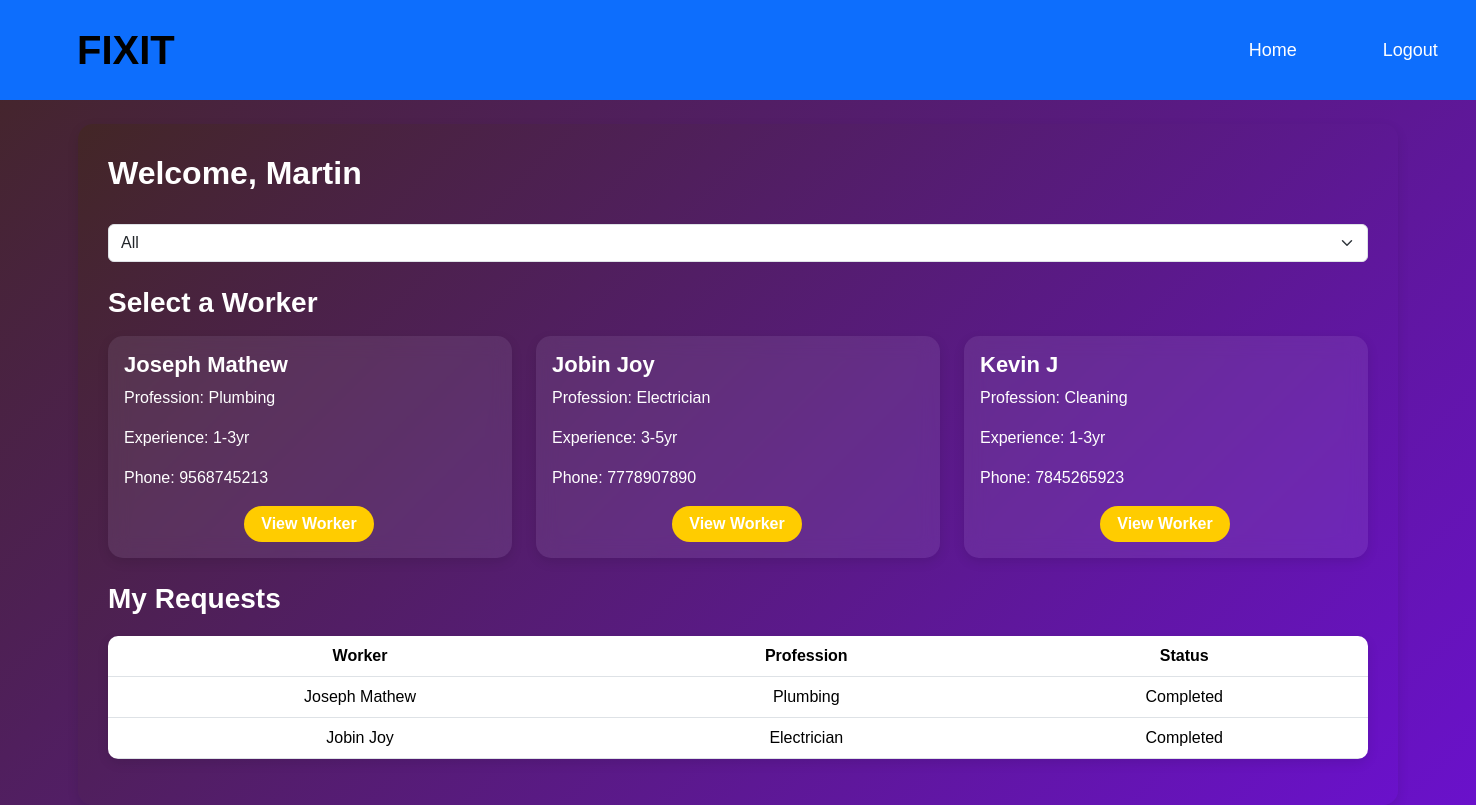
Before: /user_dashboard/ (signed in) with the older database file.
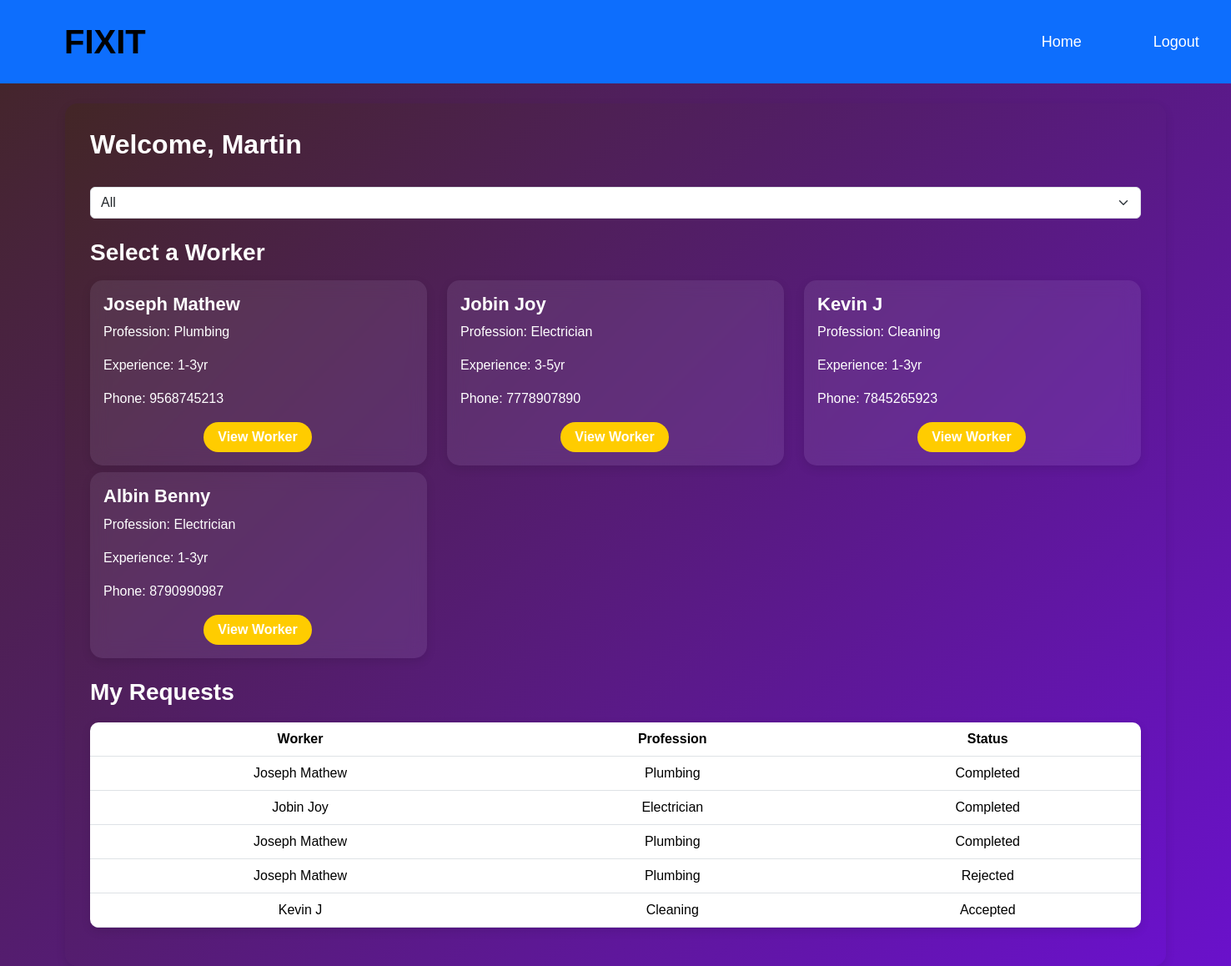
After: the same page with the newer database file.
### mainapp/models.py (models this page shows, shortened)
class User(models.Model):
    name = models.CharField(max_length=100)
    email = models.EmailField(max_length=100,  unique=True)
    password = models.CharField(max_length=100)
    phone = models.BigIntegerField(unique=True)  # ✅ Change to BigIntegerField
    address = models.TextField(default="Not provided")
    city = models.CharField(max_length=100 ,default="Unknown")
    confirm_password = models.CharField(max_length=100)

class Worker(models.Model):
    TITLE_CHOICES = [
        ('Mr', 'Mr.'),
        ('Ms', 'Ms.'),
    ]
    title = models.CharField(max_length=10, choices=TITLE_CHOICES, default='Mr')
    first_name = models.CharField(max_length=100)
    last_name = models.CharField(max_length=100)
    email = models.EmailField(max_length=100, unique=True)
    password = models.CharField(max_length=100)
    confirm_password = models.CharField(max_length=100)
    gender = models.CharField(max_length=10, choices=[('Male', 'Male'), ('Female', 'Female')] )
    phone = models.IntegerField()
    profession = models.TextField()
    experience = models.TextField()
    status = models.BooleanField(default=True, )  # Worker availability

class Request(models.Model):
    user = models.ForeignKey(User, on_delete=models.CASCADE)
    worker = models.ForeignKey(Worker, on_delete=models.CASCADE)
    status = models.CharField(max_length=20, choices=[('Pending', 'Pending'), ('Accepted', 'Accepted'), ('Rejected', 'Rejected'),('Completed', 'Completed') ], default='Pending')
    created_at = models.DateTimeField(auto_now_add=True)

### mainapp/views.py (the view)
# urls.py: path("user_dashboard/", user_dashboard, name="user_dashboard"),
def user_dashboard(request):
    if "user_id" not in request.session:
        return redirect("user_login")
    user = User.objects.get(id=request.session["user_id"])
    professions = Worker.objects.values_list('profession', flat=True).distinct()
    selected_profession = request.GET.get("profession", "")
    if selected_profession:
        workers = Worker.objects.filter(profession=selected_profession)
    else:
        workers = Worker.objects.all()
    requests = Request.objects.filter(user=user)
    return render(request, "user_dashboard.html", {
        "user": user,
        "workers": workers,
        "requests": requests,
        "professions": professions,
        "selected_profession": selected_profession
    })

### mainapp/templates/user_dashboard.html (shortened to what this page needs)
{% load static %}
<!DOCTYPE html>
<html lang="en">
<head>
    <link href="https://cdn.jsdelivr.net/npm/bootstrap@5.3.3/dist/css/bootstrap.min.css" rel="stylesheet">
    <link rel="stylesheet" href="{% static 'css/style.css' %}">
</head>
<body>
    <nav class="navbar navbar-expand-lg navbar-light bg-primary" style=" width: 100%;">
        <div class="container-fluid">
          <a class="navbar-brand" href="#" style="font-size:40px; font-family: 'Franklin Gothic Medium', 'Arial Narrow', Arial, sans-serif; margin-left: 50px;" data-bs-toggle="offcanvas" data-bs-target="#staticBackdrop" aria-controls="staticBackdrop">FIXIT</a>
          <div class="collapse navbar-collapse" id="navbarNav">
            <div class="container1" style="margin-left: 850px; font-size: 20px;">
                <ul class="navbar-nav" >
                      <li class="nav-item">
                        <a class="nav-link active" style="margin-left: 200px;" aria-current="page" href="{% url 'home' %}">Home</a>
                      </li>
                      <li class="nav-item"><a style="margin-left: 50px;" class="nav-link" href="{% url 'user_logout' %}">Logout</a></li>
                    </ul>
            </div>
        </div>
    </div>
  </nav>
<div class="container mt-4">
        <h2>Welcome, {{ user.name }}</h2>
        <form method="GET" action="{% url 'user_dashboard' %}" class="mb-3">
            <select name="profession" id="profession" class="form-select" onchange="this.form.submit()">
                <option value="">All</option>
            </select>
        </form>
        <h3 class="mt-4">Select a Worker</h3>
        <div class="row">
            {% for worker in workers %}
            <div class="col-md-4 mt-2">
                <div class="card p-3">
                    <h5>{{ worker.first_name }} {{ worker.last_name }}</h5>
                    <p>Profession: {{ worker.profession }}</p>
                    <p>Experience: {{ worker.experience }} </p>
                    <p>Phone: {{ worker.phone }}</p>
                    <a href="{% url 'view_worker' worker.id %}" style="width: 130px;position: relative; left: 120px; " class="btn btn-primary">View Worker</a>
                </div>
            </div>
            {% endfor %}
        </div>
        <h3 class="mt-4">My Requests</h3>
        <table class="table">
            <thead>
                <tr>
                    <th>Worker</th>
                    <th>Profession</th>
                    <th>Status</th>
                </tr>
            </thead>
            <tbody>
                {% for request in requests %}
                <tr>
                    <td>{{ request.worker.first_name }} {{ request.worker.last_name }}</td>
                    <td>{{ request.worker.profession }}</td>
                    <td>{{ request.status }}</td>
                </tr>
                {% endfor %}
            </tbody>
        </table>
    </div>
</body>
</html>

### mainapp/templates/user_dashboard.html (style rules this page uses)
body { font-family: 'Poppins', sans-serif; background: linear-gradient(135deg, #432626, #6a11cb); margin: 0; padding: 0; color: #333; }
.navbar { background-color: #007bff; padding: 15px; }
.navbar-brand { font-size: 32px; font-weight: bold; }
.navbar-nav .nav-link { color: #fff !important; font-size: 18px; margin-right: 20px; transition: color 0.3s; }
.container { margin-top: 30px; background: linear-gradient(135deg, #432626, #6a11cb); padding: 30px; border-radius: 15px; box-shadow: 0 4px 12px rgba(0, 0, 0, 0.1); }
h2, h3 { color: #fff; font-weight: 600; }
.card { border: none; border-radius: 15px; box-shadow: 0 4px 12px rgba(0, 0, 0, 0.1); transition: transform 0.3s ease-in-out; background: rgba(217, 207, 231, 0.1); color: #fff; overflow: hidden; backdrop-filter: blur(10px); }
.card h5 { font-size: 22px; font-weight: bold; }
.btn-primary { background:#ffcc00; color: #fff; border: none; font-weight: 600; border-radius: 30px; transition: background 0.3s ease; text-align: center; display: inline-block; }
.table { margin-top: 20px; border-radius: 10px; overflow: hidden; box-shadow: 0 4px 12px rgba(0, 0, 0, 0.1); }
th { background: #007bff; color: white; padding: 12px; text-align: center; }
td { background: #f9f9f9; padding: 12px; color: #333; text-align: center; }
select { border-radius: 10px; padding: 10px; border: 1px solid #ccc; outline: none; width: 100%; transition: border-color 0.3s; }

Changed rows visible on the page:
added Worker: first_name "Albin", last_name "Benny", profession "Electrician", experience "1-3yr", phone "8790990987"
added Request: worker.first_name "Joseph", worker.last_name "Mathew", worker.profession "Plumbing", status "Completed"
added Request: worker.first_name "Joseph", worker.last_name "Mathew", worker.profession "Plumbing", status "Rejected"
added Request: worker.first_name "Kevin", worker.last_name "J", worker.profession "Cleaning", status "Accepted"
